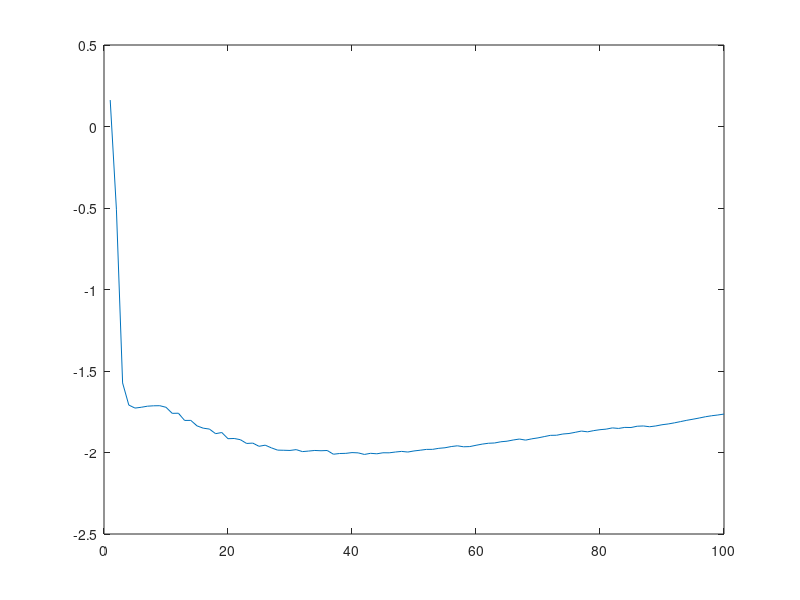
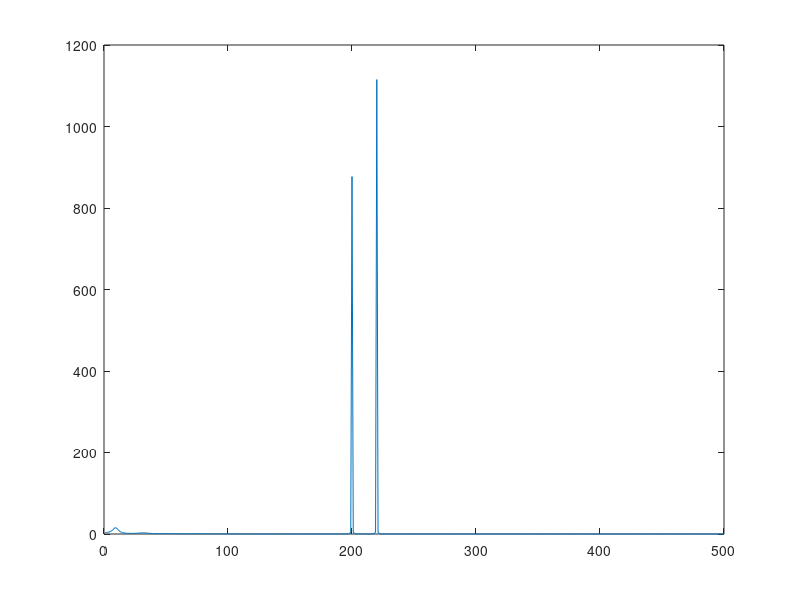
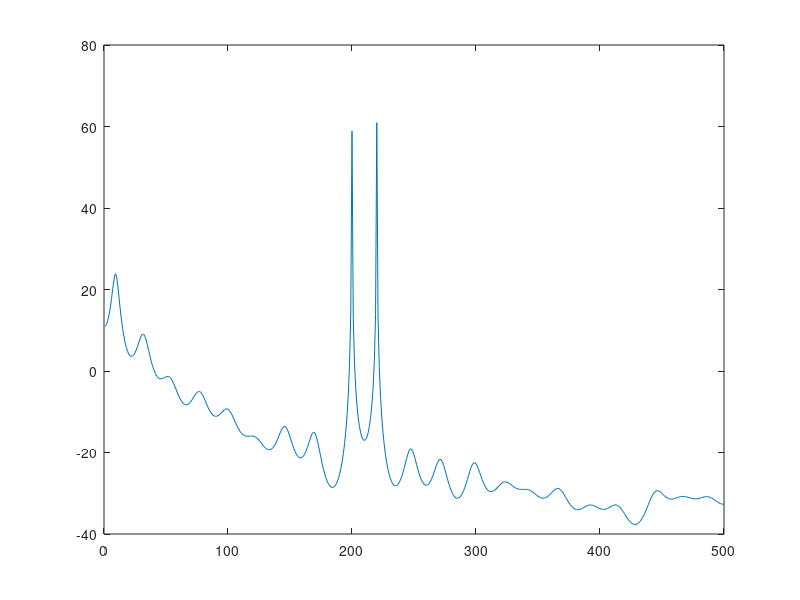

MATLAB code to generate these figures, in order:
% Ve mat do pho cong suat, dung mo hinh AR, 
% phuong phap binh phuong toi thieu

clear
close all
clc
load myfile.mat xx

N=1001;
T=0.001;

tt=xx(1,:);
yy=xx(2,:);

for p=1:100
    
    xn=zeros(N-p,1);
    R=zeros(N-p,p); 
    theta=zeros(p,1);
    for k=1:(N-p)
        xn(k)=yy(k+p);
    end



    for m=1:(N-p)
        for n=1:p
            R(m,n) = -yy(m+p-n);
        end
    end

    theta = (R'*R)\R'*xn;

    Jmin=(xn-R*theta)'*(xn-R*theta);

    b0 = sqrt(Jmin/(N-p));

    BIC(p) = p*log(N)/N + log(b0.^2);

end

figure
pp=1:100;
plot(pp,BIC);

min=BIC(1);
for p=1:100
    if (BIC(p)<min)
        min=BIC(p);
        p0=p;
    end
end

fprintf(' Gia tri p de AIC nho nhat la: %d',p0);


% Sau khi da xac dinh duoc p, ta ve pho mat do cong suat
p=p0;
xn=zeros(N-p,1);
R=zeros(N-p,p); 
theta=zeros(p,1);
for k=1:(N-p)
     xn(k)=yy(k+p);
end



for m=1:(N-p)
    for n=1:p
        R(m,n) = -yy(m+p-n);
    end
end

theta = (R'*R)\R'*xn;

Jmin=(xn-R*theta)'*(xn-R*theta);

b0 = sqrt(Jmin/(N-p));

for f=1:500
    s(f)=1;
    for k=1:p
        s(f)=s(f)+theta(k)*exp(-1i*2*pi*f*T.*k);
    end
    H(f)=b0/s(f);
    
end

P=(abs(H)).^2;
P_3db=20*log10(P);

figure
ff=1:500;
plot(ff,P);

figure
plot(ff,P_3db);